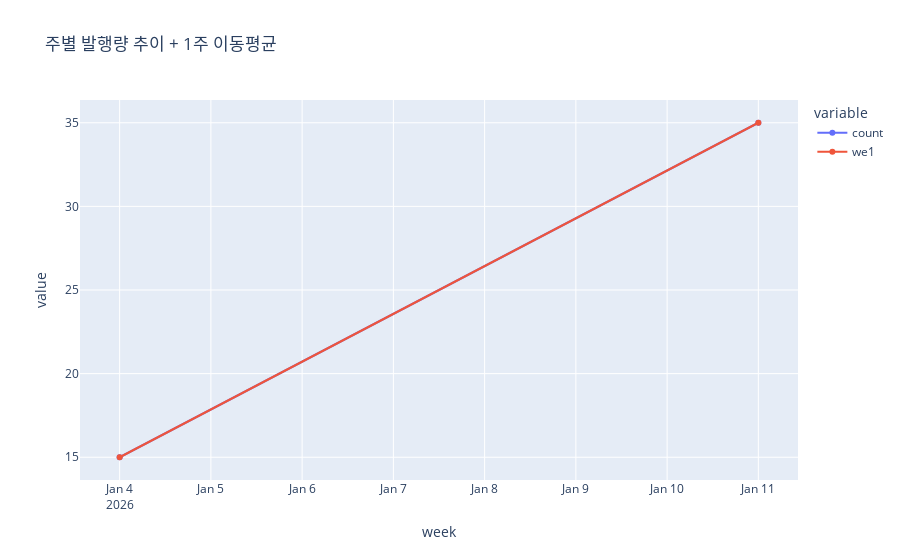

Notebook cell for this chart:
### Code cell
w = df.groupby("week").size().reset_index(name="count").sort_values("week")
w["we1"] = w["count"].rolling(1).mean()

fig = px.line(w, x="week", y=["count", "we1"], markers=True,
              title="주별 발행량 추이 + 1주 이동평균")
fig.show()

### Figure 1 — Plotly figure (JSON) as saved in the notebook; plotly's stock layout.template omitted (floating-point values rounded to 4 significant figures)
{"data": [{"hovertemplate": "variable=count<br>week=%{x}<br>value=%{y}<extra></extra>", "legendgroup": "count", "line": {"color": "#636efa", "dash": "solid"}, "marker": {"symbol": "circle"}, "mode": "lines+markers", "name": "count", "orientation": "v", "showlegend": true, "type": "scatter", "x": ["2026-01-04T00:00:00", "2026-01-11T00:00:00"], "xaxis": "x", "y": [15, 35], "yaxis": "y"}, {"hovertemplate": "variable=we1<br>week=%{x}<br>value=%{y}<extra></extra>", "legendgroup": "we1", "line": {"color": "#EF553B", "dash": "solid"}, "marker": {"symbol": "circle"}, "mode": "lines+markers", "name": "we1", "orientation": "v", "showlegend": true, "type": "scatter", "x": ["2026-01-04T00:00:00", "2026-01-11T00:00:00"], "xaxis": "x", "y": [15, 35], "yaxis": "y"}], "layout": {"legend": {"title": {"text": "variable"}, "tracegroupgap": 0}, "title": {"text": "주별 발행량 추이 + 1주 이동평균"}, "xaxis": {"anchor": "y", "domain": [0, 1], "title": {"text": "week"}}, "yaxis": {"anchor": "x", "domain": [0, 1], "title": {"text": "value"}}}}
